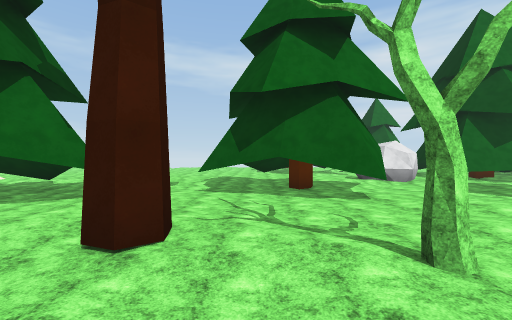
view 1 (above)

19 first-person views from a walk through a scene from a Unity 3-D project. The camera is 1.4 m above the floor, looks level and sees 90° across. The floor is counted in squares, 2 m on a side. Each view is taken from the middle of a square. On the plan, view 1 faces up. The plan holds only what a view shows up to about 9 squares ahead; the rest is blank. The place goes on beyond the plan. Surface patterns are stand-ins for the level's own textures.

view 2
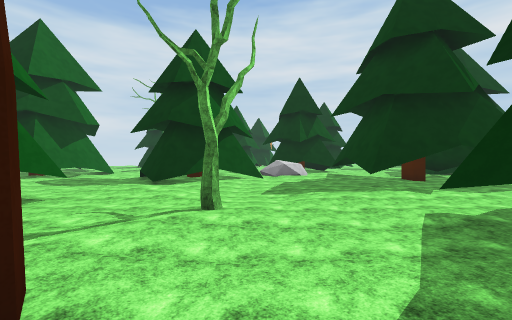

view 3
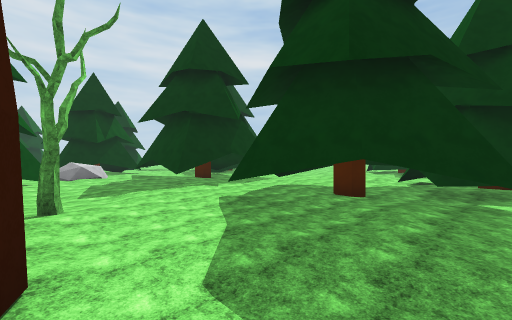

view 4
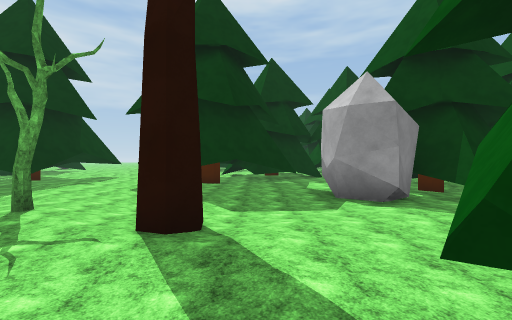

view 5
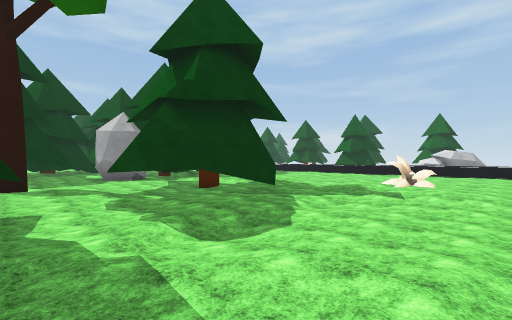

view 6
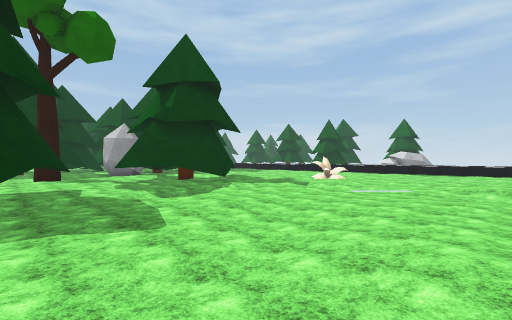

view 7
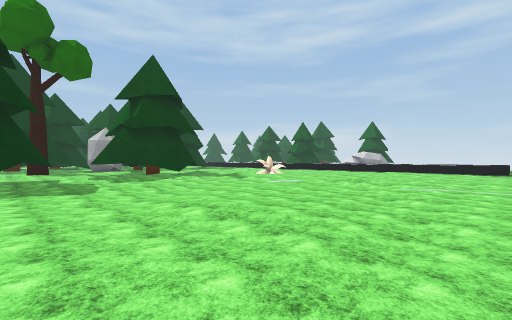

view 8
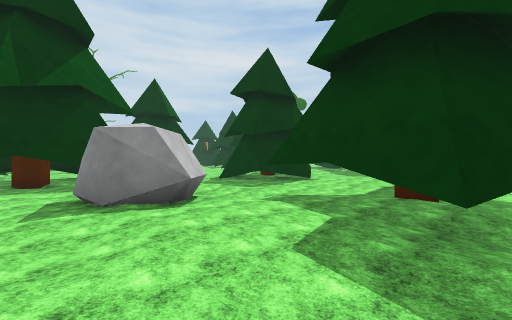

view 9
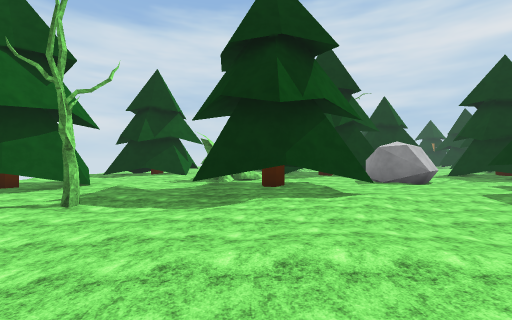

view 10
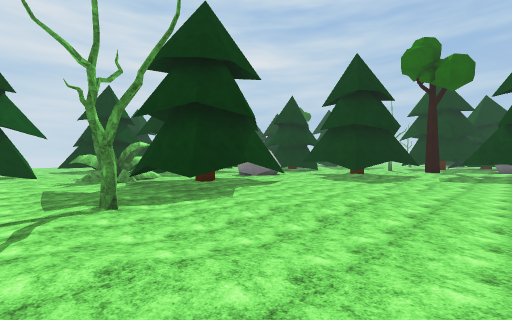

view 11
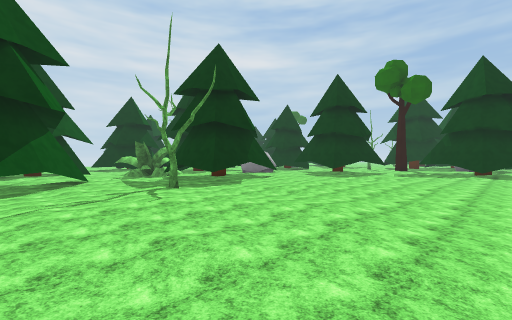

view 12
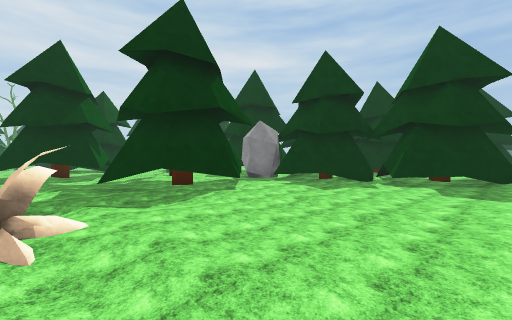

view 13
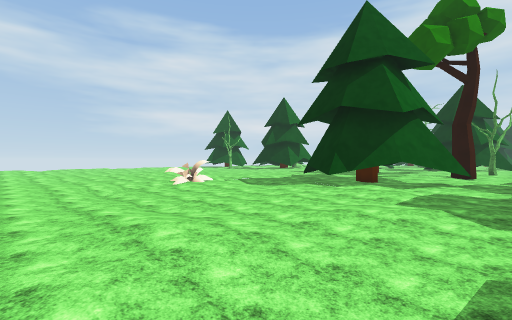

view 14
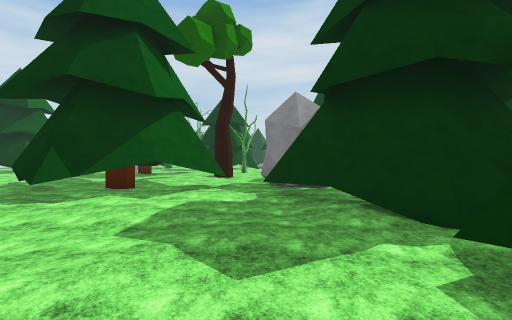

view 15
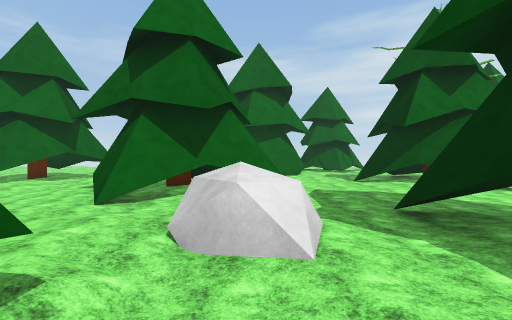

view 16
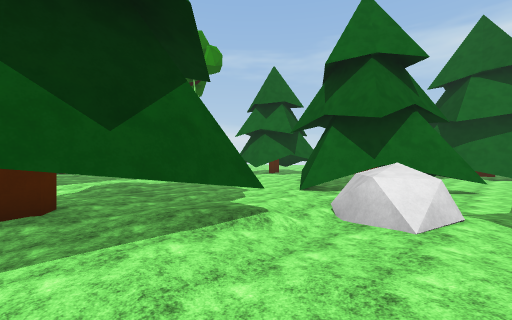

view 17
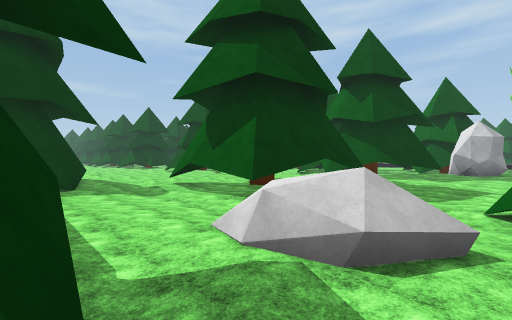

view 18
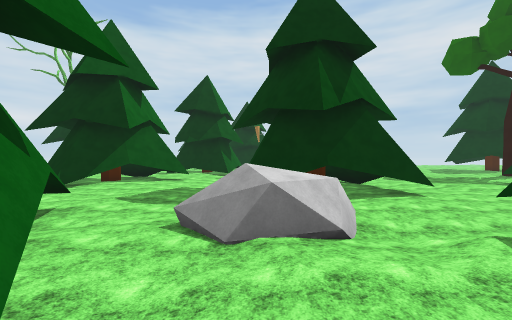

view 19
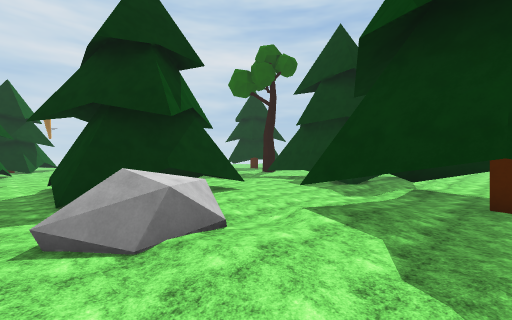

### Floor plan
Key: @ floor where view 1 was taken; # wall or solid block; . main floor; : floor 0.25 m higher than the main floor; - floor 0.25 m lower than the main floor; + floor 1.25 m higher than the main floor; / step, stairs or slope; = window, fence, low wall or low ledge; T thing the floor can be seen under or through; R tree; O other object.
Columns run from 13 left of view 1 to 18 right of it. Each row starts with its distance up from view 1.
 20        .......###
 19        /.../...##..:
 18        ...::...::/..:#
 17        ..:./.#://././/
 16   ..:..............#/
 15   ...//.......######
 14   ../://.../..####.
 13 ::...:/...::..####.
 12 //.:.//..:././#   /
 11 ....:./.............#####
 10 /.....//..//...:.OO.#=###
  9 ::...://.......:.OO.### #
  8 .///O////.//.T##//-.//
  7 .//:::/.::://T:.#/::: .:
  6 ........#...###.....  .... #
  5 :....//###...T##....# ....##
  4 ./..:.#####/...//.####/...##
  3 ::/..:/###::...:://####..::##
  2 //././..#:./R/#//./###..:././
  1 ....................#........../
  0  ..../##OO...@.:..../O+.### ..:.
 -1  .###### O./.#.....:.//.###
 -2  ####### /:####::#####..####
 -3          :#### //#/./#..####
 -4          ..## ##...#.#......
 -5           ### #:. ..#//..//.
 -6           ###..:   ##//.....
 -7             #/     .////  //
 -8             /:     :://#

Positions as (right, up) in squares from view 1, and headings:
1: (0, 0), facing up
2: (-2, 1), facing right
3: (-3, 2), facing down-right
4: (-2, 5), facing down
5: (-1, 10), facing down-left
6: (0, 13), facing down-left
7: (0, 16), facing down-left
8: (0, 11), facing down-right
9: (-4, 14), facing right
10: (-4, 18), facing down-right
11: (-6, 20), facing down-right
12: (-12, 8), facing down-right
13: (-13, 1), facing up-right
14: (-11, 1), facing right
15: (9, -3), facing up
16: (10, -4), facing up-left
17: (11, 1), facing down-left
18: (6, 0), facing right
19: (6, 1), facing down-right
